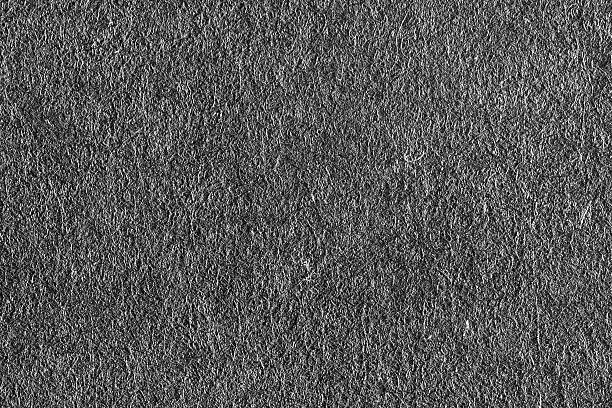
%> input picture rotors_code/Models from literature/ESTMD/IIT_Model/noise.jpg, 612 x 408 px
$ octave --eval "result = bgMotion;"   (GNU Octave 9; MATLAB toolbox functions it lacks are replaced by stand-ins)
%> lines starting %> are read from the running program, lines starting %| are printed output that depends on the picture
function [dataGreenChannel,nFrames,groundTruth] = bgMotion
BG=imread('noise.jpg');
%> BG is the input picture: size 408x612x3 uint8; mean R, G, B 87.4, 87.4, 87.4
x_coord=[10:3:400];
y_coord=150*ones(1,length(x_coord));
BG=imresize(BG, [240,2000]);
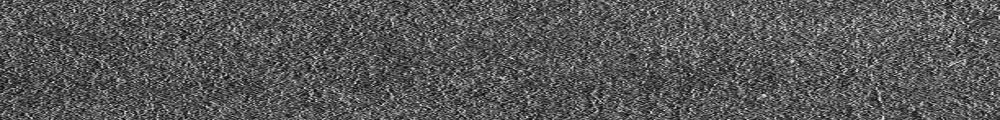
%> BG: size 240x2000x3 uint8 (shown at 1/2 size); mean R, G, B 87.4, 87.4, 87.4
x_reduced=x_coord;
a=ceil((length(x_coord)*1/2));
for IN=1:length(x_coord)
    background = BG(:, 1:320, :);
    if IN > a+1
        x_reduced(IN) = x_reduced(IN-1)+1;
        background = BG(:, 2*(IN-a+1):319+2*(IN-a+1),:);
    end
    Frame = insertShape(background,'FilledCircle',[x_reduced(IN) y_coord(IN) 10],'Color', 'red','Opacity',1);
%      Frame = insertShape(Frame,'FilledCircle',[x_2(IN) y_2(IN) 10],'Color', 'red','Opacity',1);
    dataGreenChannel(:,:,IN)=Frame(:,:,2);
end
%> this loop made 131 passes
%> pass 1, in bgMotion, `background = BG(:, 1:320, :);`:
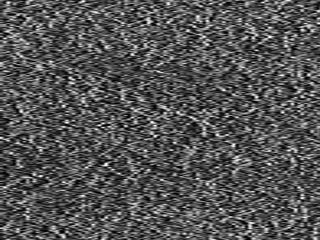
%> background: size 240x320x3 uint8; min 0, max 255, mean 83.2
%> after the loop, x_reduced = 131 values from 10 to 272
nFrames=length(x_reduced);
%> nFrames = 131
groundTruth(1,:)=x_reduced;
groundTruth(2,:)=y_coord;
